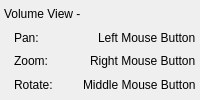
              <widget class="QWidget" name="widget_65" native="true">
               <property name="sizePolicy">
                <sizepolicy hsizetype="Preferred" vsizetype="Fixed">
                 <horstretch>0</horstretch>
                 <verstretch>0</verstretch>
                </sizepolicy>
               </property>
               <layout class="QVBoxLayout" name="verticalLayout_15">
                <property name="spacing">
                 <number>0</number>
                </property>
                <property name="leftMargin">
                 <number>4</number>
                </property>
                <property name="topMargin">
                 <number>2</number>
                </property>
                <property name="rightMargin">
                 <number>4</number>
                </property>
                <property name="bottomMargin">
                 <number>4</number>
                </property>
                <item>
                 <widget class="QLabel" name="label_104">
                  <property name="minimumSize">
                   <size>
                    <width>0</width>
                    <height>20</height>
                   </size>
                  </property>
                  <property name="text">
                   <string>Volume View -</string>
                  </property>
                 </widget>
                </item>
                <item>
                 <layout class="QHBoxLayout" name="horizontalLayout_60" stretch="2,1">
                  <property name="spacing">
                   <number>4</number>
                  </property>
                  <property name="leftMargin">
                   <number>10</number>
                  </property>
                  <item>
                   <widget class="QLabel" name="label_106">
                    <property name="minimumSize">
                     <size>
                      <width>0</width>
                      <height>20</height>
                     </size>
                    </property>
                    <property name="text">
                     <string>Pan:</string>
                    </property>
                   </widget>
                  </item>
                  <item>
                   <widget class="QLabel" name="label_105">
                    <property name="text">
                     <string>Left Mouse Button</string>
                    </property>
                   </widget>
                  </item>
                 </layout>
                </item>
                <item>
                 <layout class="QHBoxLayout" name="horizontalLayout_61" stretch="2,1">
                  <property name="spacing">
                   <number>4</number>
                  </property>
                  <property name="leftMargin">
                   <number>10</number>
                  </property>
                  <item>
                   <widget class="QLabel" name="label_108">
                    <property name="minimumSize">
                     <size>
                      <width>0</width>
                      <height>20</height>
                     </size>
                    </property>
                    <property name="text">
                     <string>Zoom:</string>
                    </property>
                   </widget>
                  </item>
                  <item>
                   <widget class="QLabel" name="label_107">
                    <property name="text">
                     <string>Right Mouse Button</string>
                    </property>
                   </widget>
                  </item>
                 </layout>
                </item>
                <item>
                 <layout class="QHBoxLayout" name="horizontalLayout_62" stretch="2,1">
                  <property name="spacing">
                   <number>4</number>
                  </property>
                  <property name="leftMargin">
                   <number>10</number>
                  </property>
                  <item>
                   <widget class="QLabel" name="label_110">
                    <property name="minimumSize">
                     <size>
                      <width>0</width>
                      <height>20</height>
                     </size>
                    </property>
                    <property name="text">
                     <string>Rotate:</string>
                    </property>
                   </widget>
                  </item>
                  <item>
                   <widget class="QLabel" name="label_109">
                    <property name="text">
                     <string>Middle Mouse Button</string>
                    </property>
                   </widget>
                  </item>
                 </layout>
                </item>
               </layout>
              </widget>
